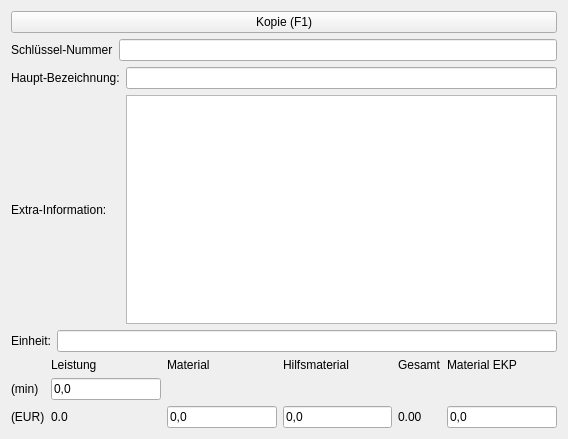
<?xml version="1.0" encoding="UTF-8"?>
<ui version="4.0">
 <class>serviceContent</class>
 <widget class="ServiceContent" name="serviceContent">
  <property name="geometry">
   <rect>
    <x>0</x>
    <y>0</y>
    <width>568</width>
    <height>439</height>
   </rect>
  </property>
  <property name="windowTitle">
   <string>Service</string>
  </property>
  <layout class="QVBoxLayout" name="verticalLayout">
   <item>
    <widget class="QPushButton" name="buttonCopy">
     <property name="text">
      <string>Kopie (F1)</string>
     </property>
    </widget>
   </item>
   <item>
    <layout class="QHBoxLayout" name="horizontalLayout">
     <item>
      <widget class="QLabel" name="label">
       <property name="text">
        <string>Schlüssel-Nummer</string>
       </property>
      </widget>
     </item>
     <item>
      <widget class="QLineEdit" name="editKey"/>
     </item>
    </layout>
   </item>
   <item>
    <layout class="QGridLayout" name="gridLayout_2">
     <item row="0" column="1">
      <widget class="QLineEdit" name="editMainDescription"/>
     </item>
     <item row="0" column="0">
      <widget class="QLabel" name="label_9">
       <property name="text">
        <string>Haupt-Bezeichnung:</string>
       </property>
      </widget>
     </item>
     <item row="1" column="0">
      <widget class="QLabel" name="label_2">
       <property name="text">
        <string>Extra-Information:</string>
       </property>
      </widget>
     </item>
     <item row="1" column="1">
      <widget class="PageTextEdit" name="editDescr">
       <property name="tabChangesFocus">
        <bool>true</bool>
       </property>
      </widget>
     </item>
    </layout>
   </item>
   <item>
    <layout class="QHBoxLayout" name="horizontalLayout_3">
     <item>
      <widget class="QLabel" name="label_3">
       <property name="text">
        <string>Einheit:</string>
       </property>
      </widget>
     </item>
     <item>
      <widget class="QLineEdit" name="editUnit"/>
     </item>
    </layout>
   </item>
   <item>
    <layout class="QGridLayout" name="gridLayout">
     <item row="0" column="4">
      <widget class="QLabel" name="label_7">
       <property name="text">
        <string>Gesamt</string>
       </property>
      </widget>
     </item>
     <item row="0" column="2">
      <widget class="QLabel" name="label_5">
       <property name="text">
        <string>Material</string>
       </property>
      </widget>
     </item>
     <item row="0" column="5">
      <widget class="QLabel" name="label_8">
       <property name="text">
        <string>Material EKP</string>
       </property>
      </widget>
     </item>
     <item row="0" column="3">
      <widget class="QLabel" name="label_6">
       <property name="text">
        <string>Hilfsmaterial</string>
       </property>
      </widget>
     </item>
     <item row="0" column="1">
      <widget class="QLabel" name="label_4">
       <property name="text">
        <string>Leistung</string>
       </property>
      </widget>
     </item>
     <item row="1" column="0">
      <widget class="QLabel" name="label_10">
       <property name="text">
        <string>(min)</string>
       </property>
      </widget>
     </item>
     <item row="2" column="0">
      <widget class="QLabel" name="label_11">
       <property name="text">
        <string>(EUR)</string>
       </property>
      </widget>
     </item>
     <item row="1" column="1">
      <widget class="QLineEdit" name="editServicePeriod">
       <property name="text">
        <string>0,0</string>
       </property>
      </widget>
     </item>
     <item row="2" column="2">
      <widget class="QLineEdit" name="editMatPrice">
       <property name="text">
        <string>0,0</string>
       </property>
      </widget>
     </item>
     <item row="2" column="3">
      <widget class="QLineEdit" name="editHelperMatPrice">
       <property name="text">
        <string>0,0</string>
       </property>
      </widget>
     </item>
     <item row="2" column="4">
      <widget class="QLabel" name="labelTotal">
       <property name="text">
        <string>0.00</string>
       </property>
      </widget>
     </item>
     <item row="2" column="5">
      <widget class="QLineEdit" name="editMatEkp">
       <property name="text">
        <string>0,0</string>
       </property>
      </widget>
     </item>
     <item row="2" column="1">
      <widget class="QLabel" name="labelServicePrice">
       <property name="text">
        <string>0.0</string>
       </property>
      </widget>
     </item>
    </layout>
   </item>
  </layout>
 </widget>
 <customwidgets>
  <customwidget>
   <class>PageTextEdit</class>
   <extends>QTextEdit</extends>
   <header>functionality/utils.h</header>
  </customwidget>
  <customwidget>
   <class>ServiceContent</class>
   <extends>QWidget</extends>
   <header>pages/service_page.h</header>
   <container>1</container>
  </customwidget>
 </customwidgets>
 <tabstops>
  <tabstop>editKey</tabstop>
  <tabstop>editMainDescription</tabstop>
  <tabstop>editDescr</tabstop>
  <tabstop>editUnit</tabstop>
  <tabstop>editServicePeriod</tabstop>
  <tabstop>editMatPrice</tabstop>
  <tabstop>editHelperMatPrice</tabstop>
  <tabstop>editMatEkp</tabstop>
 </tabstops>
 <resources/>
 <connections/>
 <slots>
  <slot>CopyData(QString)</slot>
 </slots>
</ui>
